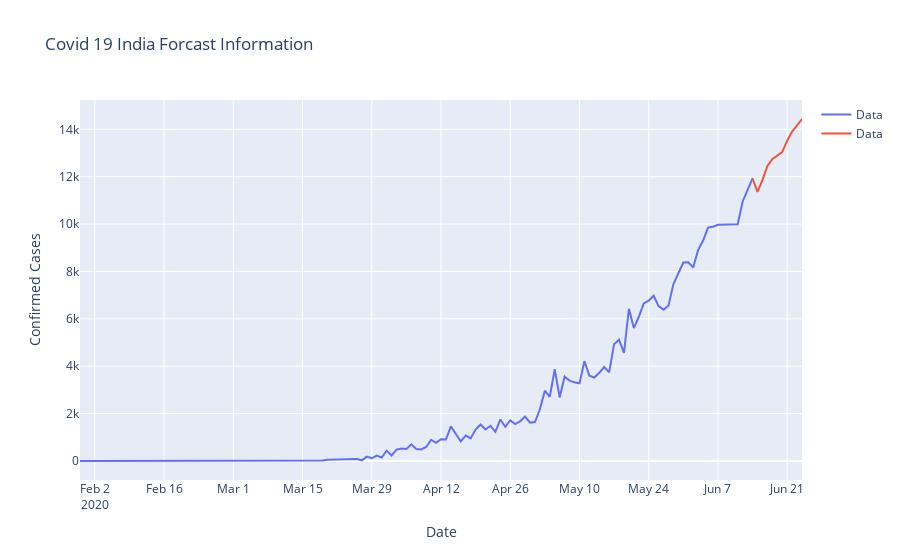

Here is the notebook cell this chart was saved with:
### Code cell
given_trace = go.Scatter(
    x = date,
    y = cases,
    mode = 'lines',
    name = 'Data' 
)
forcast_trace = go.Scatter(
    x = forecast_dates,
    y = forecast,
    mode = 'lines',
    name = 'Data'
)
layout = go.Layout(
    title = "Covid 19 India Forcast Information",
    xaxis = {'title' : "Date"},
    yaxis = {'title' : "Confirmed Cases"}
)
fig = go.Figure(data=[given_trace, forcast_trace], layout=layout)
fig.show()

### Figure 1 — Plotly figure (JSON) as saved in the notebook; plotly's stock layout.template omitted (floating-point values rounded to 4 significant figures; data arrays with more than 128 entries replaced by an {"elided": "..."} marker saying what was removed)
{"data": [{"mode": "lines", "name": "Data", "type": "scatter", "x": {"elided": "137 str values"}, "y": {"elided": "137 int values"}}, {"mode": "lines", "name": "Data", "type": "scatter", "x": ["2020-06-14T00:00:00", "2020-06-15T00:00:00", "2020-06-16T00:00:00", "2020-06-17T00:00:00", "2020-06-18T00:00:00", "2020-06-19T00:00:00", "2020-06-20T00:00:00", "2020-06-21T00:00:00", "2020-06-22T00:00:00", "2020-06-23T00:00:00", "2020-06-24T00:00:00"], "y": [11929, 11356, 11856, 12453, 12740, 12900, 13037, 13521, 13908, 14166, 14436]}], "layout": {"title": {"text": "Covid 19 India Forcast Information"}, "xaxis": {"title": {"text": "Date"}}, "yaxis": {"title": {"text": "Confirmed Cases"}}}}
